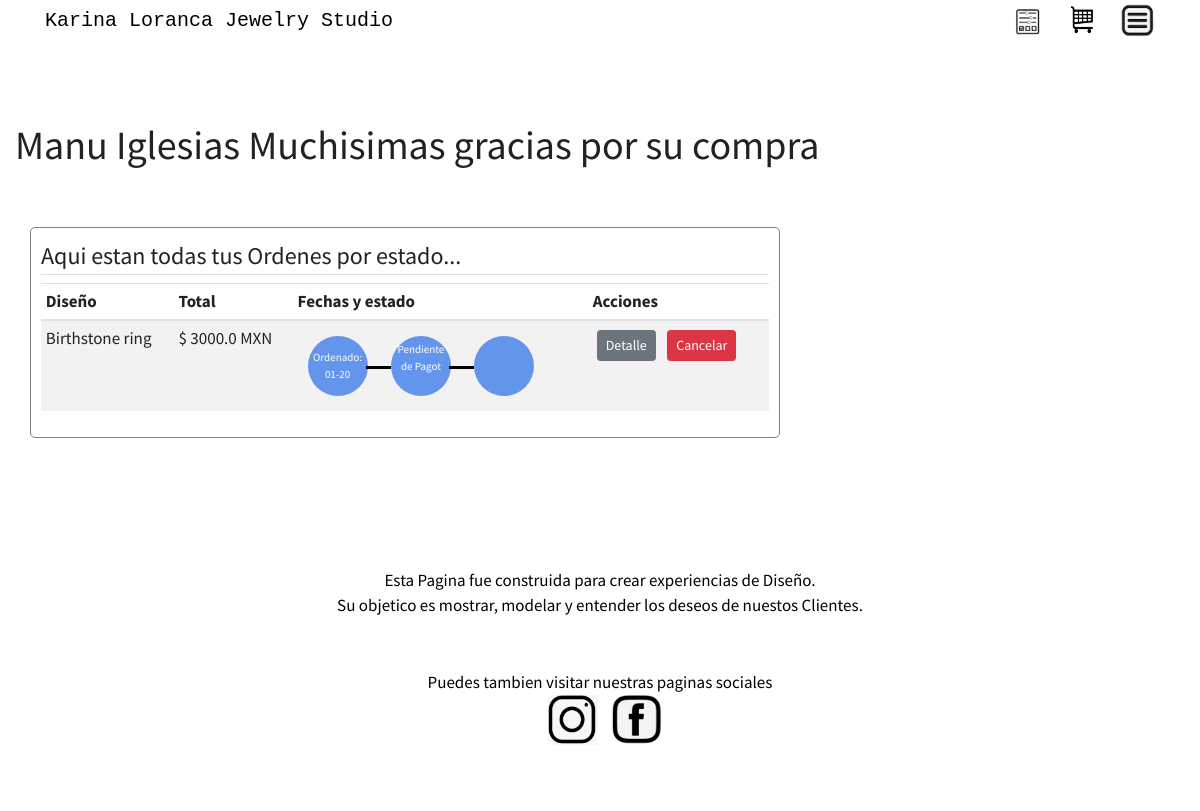
The app's page /thanks (signed in) with its own data.
### kl_designs/models.py (models this page shows, shortened)
class User(db.Model, UserMixin):
    __table_args__ = {'extend_existing': True}
    id = db.Column(db.Integer, primary_key=True)
    fname = db.Column(db.String(20), unique=True, nullable=False)
    role = db.Column(db.String, default='user')
    email = db.Column(db.String(120), unique=True, nullable=False)
    image_file = db.Column(db.String(20), nullable=False, default='default.jpg')
    password = db.Column(db.String(60), nullable=False)
    complete_address1 = db.Column(db.String(200), unique=False, nullable=False)
    zipcode = db.Column(db.String(20), unique=False, nullable=False)
    phone = db.Column(db.String(20), nullable=False)
    cart_items = db.relationship('Item', backref='author', lazy=True)
    comments = db.relationship('Comments', backref='contributor', lazy=True)

class Item(db.Model):
    __table_args__ = {'extend_existing': True}
    itemid = db.Column(db.Integer, primary_key=True)
    quantity = db.Column(db.Integer, nullable=True)
    size = db.Column(db.Integer, nullable=True)
    status = db.Column(db.String, default='pending')
    product_name = db.Column(db.String(100), nullable=True)
    category_name = db.Column(db.String(100), nullable=True)
    description = db.Column(db.String(100), nullable=True)
    price = db.Column(db.DECIMAL)
    image_file = db.Column(db.String(20), nullable=True, default='default.jpg')
    image_file_2 = db.Column(db.String(20), nullable=True, default='default.jpg')
    image_file_3 = db.Column(db.String(20), nullable=True, default='default.jpg')
    order_date = db.Column(db.DateTime, nullable=True)
    delivery_date = db.Column(db.DateTime, nullable=True)
    received_date = db.Column(db.DateTime, nullable=True)
    deliveryid = db.Column(db.Integer, nullable=True)
    carrier = db.Column(db.String(100), nullable=True)
    userid = db.Column(db.Integer, db.ForeignKey('user.id'), nullable=False)
    users = db.relationship(User)
    product_items = db.relationship('Product', backref='product_item', lazy=True)

### kl_designs/views/orders/routes_orders.py (the view)
@orders.route('/thanks')
def thanks():
    items = Item.query.filter_by(author=current_user) .order_by(Item.order_date.desc())
    total = db.session.query(func.sum(Item.price)).filter_by(author=current_user).filter_by(status='Ordered').scalar()
    Order_total = db.session.query(func.sum(Item.price * Item.quantity)).filter_by(author=current_user).filter_by(status='Ordered').scalar()
    return render_template('users/thank_you.html', items=items,
                           total=total, Order_total=Order_total)

### kl_designs/models.py (called while the page is built)
@login_manager.user_loader
def load_user(user_id):
    return User.query.get(int(user_id))

### kl_designs/templates/users/thank_you.html (shortened to what this page needs)
{% extends "main/layout.html" %}
{% block additional_css %}
<link rel="stylesheet" type="text/css" href="{{ url_for('static', filename='uxdes4.css') }}"/>
     <link rel="stylesheet" type="text/css" href="{{ url_for('static', filename='view_admin.css') }}"/>
{% endblock %}
{% block main_content %}
    {% if current_user.is_authenticated %}
        <div class="row">
        <h1>{{ current_user.fname }} Muchisimas gracias por su compra</h1>
            <div class="col-md-8">
                <div class="content-section-request">
                    <legend class="border-bottom mb-2"> Aqui estan todas tus Ordenes por estado...</legend>
                    <div class="table-responsive">
                        <table class="table table-sm table-condensed table-striped" id="Cart">
                            <thead>
                            <tr>
                                <th scope="col">Diseño</th>
                                <th scope="col">Total</th>
                                <th scope="col">Fechas y estado</th>
                                <th scope="col">Acciones</th>
                            </tr>
                            </thead>
                            <tbody>
                            {% for i in items %} {% if i.status != 'Cancel' %}
                                <td scope="col"> {{ i.product_name }}</td>
                                <td scope="col">  $ {{ "{0:.1f}".format((i.price)*(i.quantity)) }} MXN</td>
                                <td class="status">
                                            <div class="left-box">
                                                <div class="big-circle circle">
                                                    <div class="circle-content">
                                                    {% if i.order_date %} Ordenado:
                                                        {{i.order_date.strftime('%m-%d')}} {% endif %}
                                                    </div>
                                                </div>
                                            </div>
                                            <div class="right-box">
                                                <div class="circle one">
                                                    <div class="circle-content">
                                                    {% if i.status == "Ordered" %} Pendiente de Pagot {% endif %}
                                                    </div>
                                                </div>
                                            </div>
                                            <div class="right-box">
                                                <div class="circle purple two">
                                                    <div class="circle-content"></div>
                                                    <div class="circle-content">
                                                    </div>
                                                </div>
                                            </div>
                                        </td>
                                <div class="buttons">
                                 <td scope="col"> <a class="btn btn-secondary btn-sm m-1" href="{{ url_for('carts.cart_item', itemid=i.itemid) }}">Detalle</a>
                                     {% if i.status == 'Ordered' %}
                                     <a class="btn btn-danger btn-sm m-1" href="{{ url_for('orders.cancel_order') }}">Cancelar</a>
                                     {% endif %}
                                 </td>
                                </div>
                                {% endif %}
                            {% endfor %}
                            </tbody>
                        </table>
                    </div>
                </div>
            </div>
        </div>
    {% endif %}
{% endblock main_content %}

### kl_designs/static/uxdes4.css (style rules this page uses)
.content-section-request { margin-top: 50px; margin-left: 0px; margin-right: auto; max-width: 800px; background-color: white; border: 1px solid gray; border-radius: 5px; padding: 10px; }

### kl_designs/static/view_admin.css (style rules this page uses)
.row { margin-top: 50px; padding: 30px; }
.left-box, .center-box, .right-box { vertical-align: middle; display: inline-block; padding: 10px; }
.circle { border-radius: 100%; background: cornflowerblue; text-align: center; position: relative; display: table; height: 60px; z-index: 10; color: #fff; width: 60px; }
.circle .circle-content { vertical-align: middle; display: table-cell; font-size: 11px; }
.circle.two:before, .circle.one:before { transform: rotate(0deg); position: absolute; margin: 0 -20px 5 5; background: #000; width: 25px; content: ''; height: 3px; right: 100%; z-index: -100; top: 50%; }

### records on screen
User: fname "Manu Iglesias"
Item: product_name "Birthstone ring", (i.price)*(i.quantity) "3000.0", order_date "01-20", status "Pendiente de Pagot"
